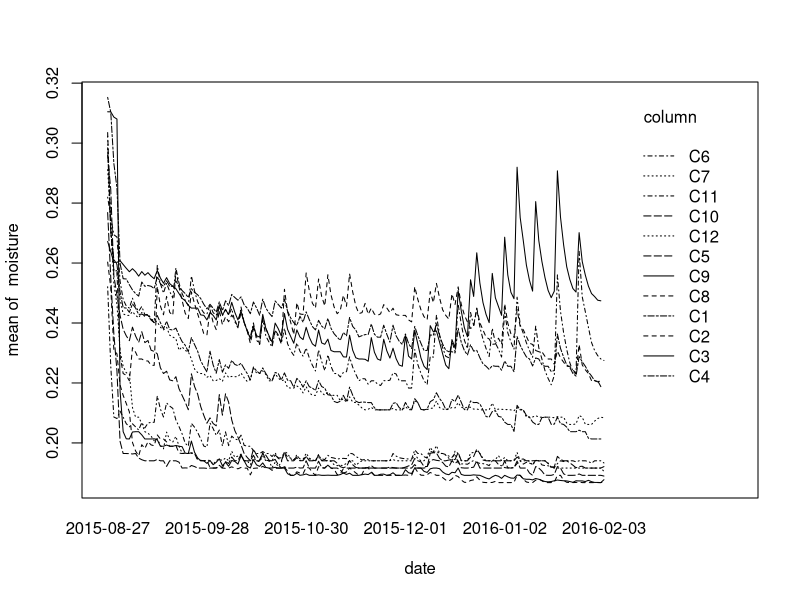
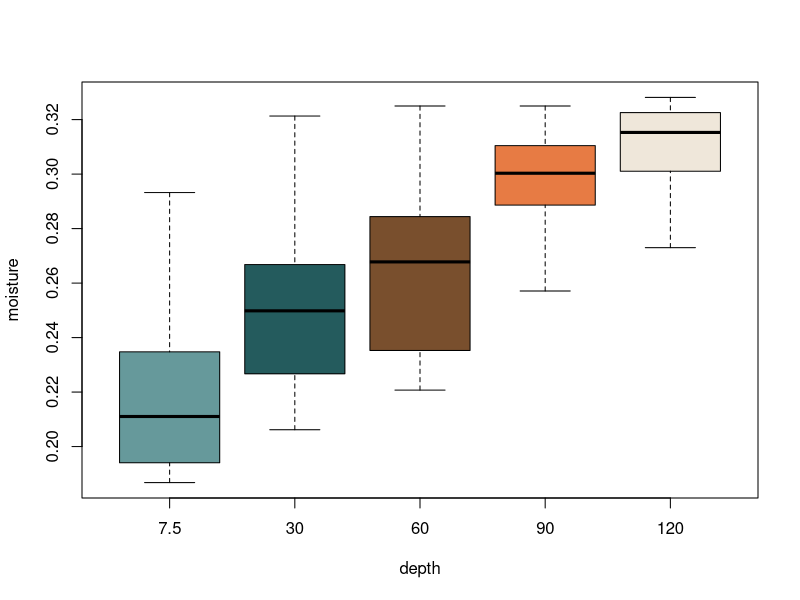
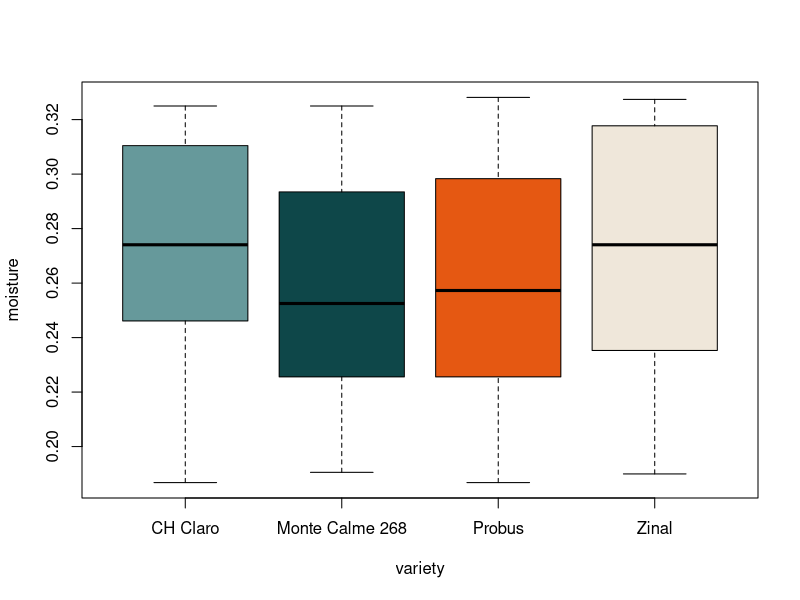
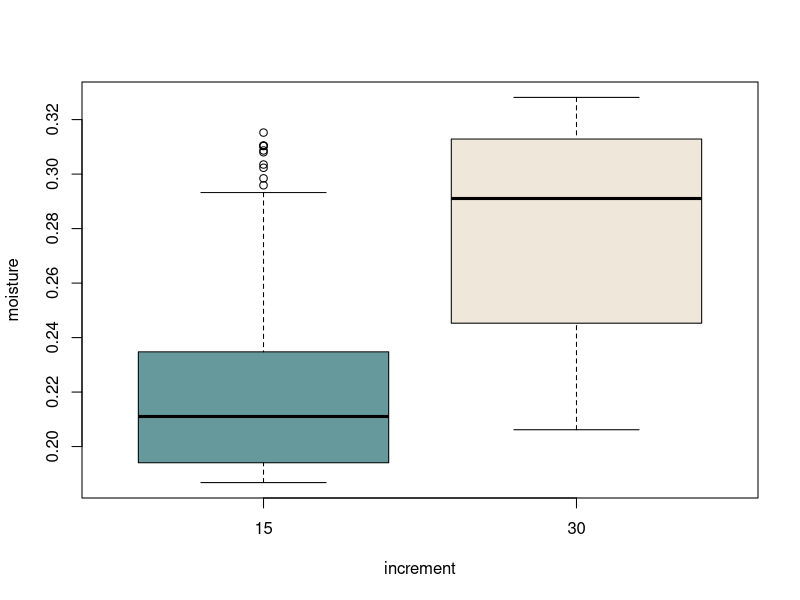
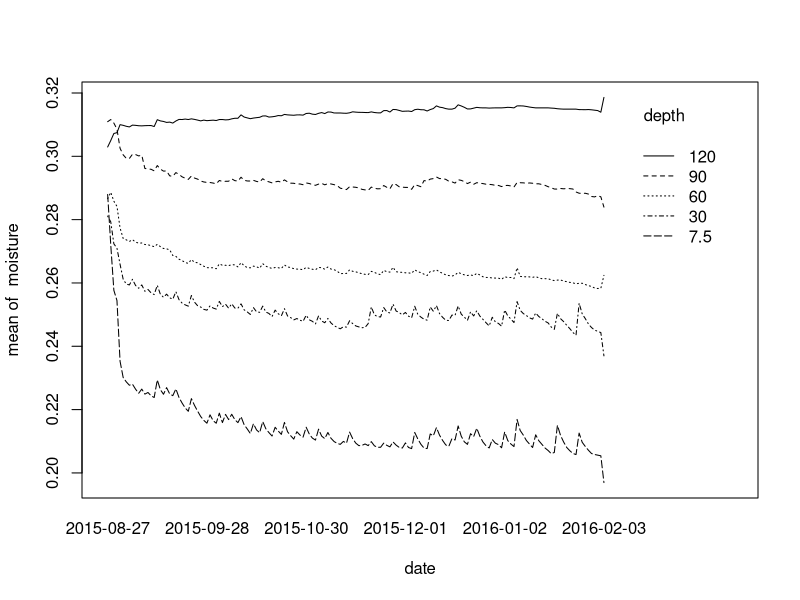
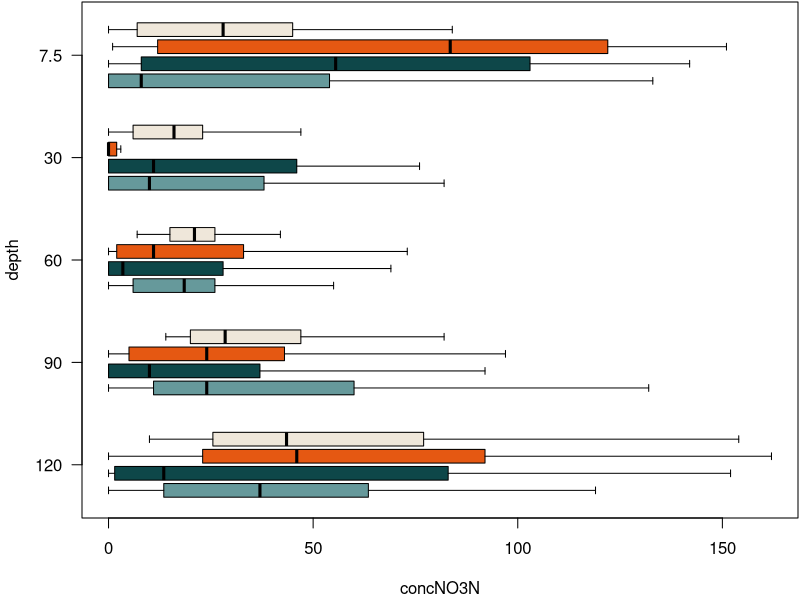
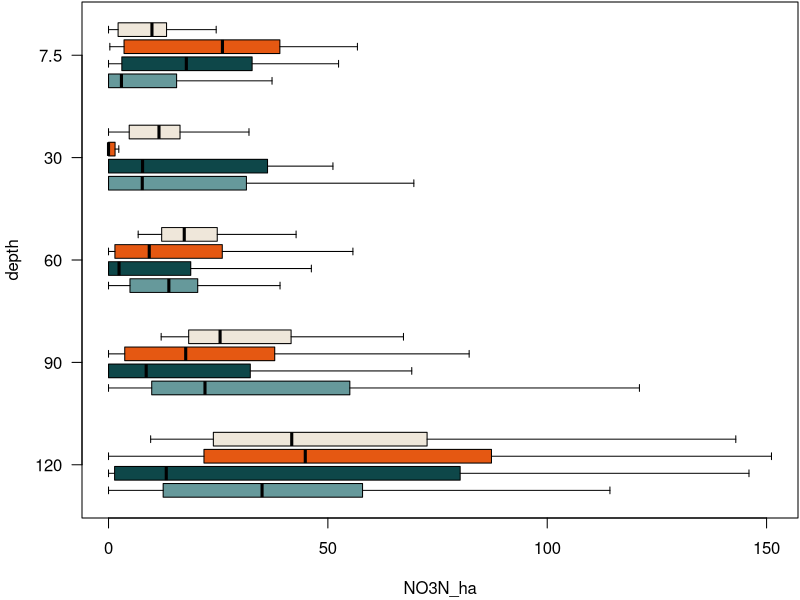
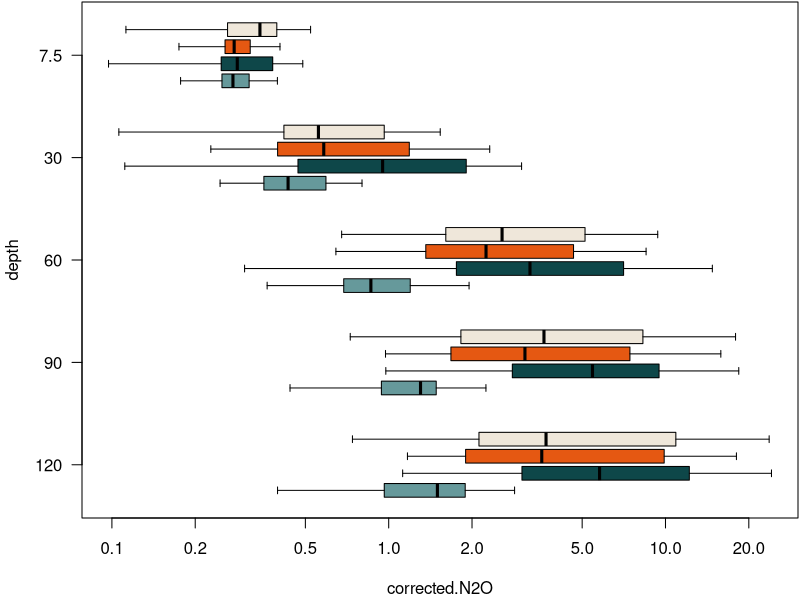

Source code (R) for these figures, in order: (Note: this script raises an error after producing the figures.)
#' title: Process Rate Estimator
#' author: Damian Oswald
#' date: 2023-10-02

#' -----------------------------------------------------------------------------------------------------------
#' Define global variables
#' -----------------------------------------------------------------------------------------------------------

palette <- colorRampPalette(c("#66999B","#0E4749","#E55812","#EFE7DA"))

#' -----------------------------------------------------------------------------------------------------------
#' Set Model Parameters
#' -----------------------------------------------------------------------------------------------------------

#' Different depths
depths <- c(7.5,30,60,90,120)

#' Bulk density, average across all depths and columns.
BD <- 1.686
theta_T <- 1- BD/2.65
temperature <- 298
Dfw <- (5.07e-6)*exp(-2371/temperature)
Dfa <- 0.1436e-4*(temperature/273.15)^1.81
H <- (8.5470e6 * exp(-2284/temperature)) / (8.3145*temperature)
rho <- 1.26e6
N2Oatm <- 0.2496

#' -----------------------------------------------------------------------------------------------------------
#' Load and prepare the data
#' -----------------------------------------------------------------------------------------------------------

data <- read.csv("data/three-way-data.csv", row.names = 1)

#' Transform the variable `date_R` to `Date` class
#' QUESTION: Why isn't it correct unless I subtract 1 from the DOY?
data$date <- as.Date(as.integer(substr(data$date_R, 5, 7))-1, origin = paste0(as.integer(substr(data$date_R, 1, 4)),"-01-01"))
#' Some dates are missing. Proposition: The "true" date should be "2016-02-03"
data[is.na(data[,"date"]),"date"] <- as.Date("2016-02-03")
with(data[data$depth==7.5,], interaction.plot(date, column, moisture, col = par()$fg)) # Seems legit (last data points are not off...)

#' Transform `column` from `character` to `integer`
with(data, table(column, variety))
data$column <- as.ordered(as.integer(substr(data$column, 2, 3)))

#' Data with the missing data: It is the last data that do not have a date!
#' Should it be the last date possible?
data[is.na(data$date),]

#' There is C:N ratio that is `Inf` -- should probably be omitted?
data[which(data$CN==Inf),"CN"] <- NA

#' -----------------------------------------------------------------------------------------------------------
#' Explore the data
#' -----------------------------------------------------------------------------------------------------------

#' The covered time span
diff(range(data$date, na.rm = T))

#' First look at the data
boxplot(moisture ~ depth, data, outline = FALSE, col = palette(5))
boxplot(moisture ~ variety, data, col = palette(4))
boxplot(moisture ~ increment, data, col = palette(2)) # What is "increment"?
with(data, interaction.plot(date, depth, moisture)) # Interpretation: the soil moisture starts out relatively homogeneous, but as plants grow, it starts to differ by depth
for (y in colnames(data)[8:21]) {
   log <- ifelse(min(data[,y],na.rm=TRUE)>0,"x","")
   par(mar = c(4,4,0,0)+0.1)
   boxplot(data[,y] ~ variety * I(-depth), data, log = log, outline = FALSE,
           at = rep(1:4,times=5)+rep(0:4,each=4)*6,
           col = rep(palette(4),times=5),xlab=y,
           names = -rep(sort(unique(data$depth),decreasing = T),each=4),
           horizontal = TRUE,
           ylab = "depth",
           axes = FALSE,
           lty = 1)
   axis(1)
   axis(2, at = (0:4)*6+2.5, labels = c(120,90,60,30,7.5), las = 1)
   box()
}
for (y in colnames(data)[8:21]) {
   log <- ifelse(min(data[,y],na.rm=TRUE)>0,"y","")
   with(data, interaction.plot(depth, variety, data[,y], ylab = y, log = log, fun = function(x) mean(x,na.rm=TRUE))) # Interpretation: the soil moisture starts out relatively homogeneous, but as plants grow, it starts to differ by depth
}

#' Diffusion Fluxes
for (variety in unique(data$variety)) {
   with(data[(!is.na(data$corrected.N2O)) & (data$variety==variety),], interaction.plot(date, depth, corrected.N2O, col = par()$fg, ylab = expression("N"[2]*"O fluxes"), xlab = "Date", ylim = c(0,16)))
   title(main = paste("Diffusion fluxes of", variety))
}
for (variety in unique(data$variety)) {
   with(data[(!is.na(data$corrected.CO2)) & (data$variety==variety),], interaction.plot(date, depth, corrected.CO2, col = par()$fg, ylab = expression("CO"[2]*" fluxes"), xlab = "Date", ylim = c(0,45000), las = 0))
   title(main = paste("Diffusion fluxes of", variety))
}

#' Mosaic plots -- of what data do we have entries?
par(mar=c(4,4,4,2)+0.1)
mosaicplot(~ depth + variety, data, col = palette(4)) # Why do we have the uneven distribution?
mosaicplot(~ column + depth, data, col = palette(5)) # It is only with colunn 6!
mosaicplot(~ increment + column, data, col = palette(12))
mosaicplot(~ increment + depth, data, col = palette(5)) # What is `increment`?

#' Is increment the same as `depth < 15`? -> YES
all((data$depth < 15) == (data$increment==15))

#' What data does have measurements?
x <- data[!is.na(data$SP),]
mosaicplot(~ column + depth, x, col = palette(5), main = "data with measurements")
with(x, table(depth, column)) # Should be 24 each, no?
x$date |> unique() |> length() # Gas measurements only at 24 out of the dates
mosaicplot(~ date + column, x, col = palette(12), main = "data with measurements") # Why are there the differences?
with(x, tapply(SP, date, length)) |> barplot(las=2); abline(h=60, lwd = 2, lty = 2) # This should all be 60 or not? (Why are there 1440 - 1117 = 323 entries missing?)
mosaicplot(~ column + depth, x, shade = TRUE, main = "data with measurements") # Why are there the differences?
with(x, table(date, depth)) # We clearly see the missing values, not?

#' Calculate average moisture across depths
x <- with(data, tapply(moisture, list(depth), mean))

#' Calculate mean moisture between the depths (?)
sapply(1:5, function(i) mean(x[(i-1):i]))

#' We can also cross multiple factors
with(data, tapply(moisture, list(depth, variety), mean))

#' Pairs panel
# plot(data[,8:21], cex = 0.3)

#' Which two observations are missing in general
with(data, table(column, depth)) # What??? Shouldn't this be 160 each???
plot(moisture ~ date, data[data$column==6 & data$depth==90,], las = 0) # What happened with the moisture measurements for column 6 at depth = 90 cm?
matplot(moisture, date, data[data$depth==7.5,], las = 0) # What happened with the moisture measurements for column 6 at depth = 90 cm?
#' Why do we have 160 measurements for column 1:4 and 161 for column 5:12?

#' NOTES OF THE DATA EXPLORATION
#' Some observations are missing, specifically from column 6 at depth = 90 cm
#' Many observations are missing regarding the flux data
#' Fluxes were only measured at 24 distinct days (out of 161 possible days)

#' -----------------------------------------------------------------------------------------------------------
#' Start calculations
#' -----------------------------------------------------------------------------------------------------------

#calculate average moisture across depths

data_C1_7$moisture_7
(data_C1_7$moisture_7 + data_C1_30$moisture_30)/2

#' What do we want to do in this step? 
#' For every day in `date` (and apparently only for `column == "C1"`, why?),
#' we want to calculate average moisture across depths

column <- 1
day <- as.Date("2015-09-02")
i <- 1
#' We calculate the following: for every column, day, depth,
#' calculate the mean depth of this one and the one above --
#' except for the top depth, there, return single value
data[data[,"column"]==column & data[,"date"]==day & data$depth%in%depths[(i-1):i], "moisture"]

# Calculate average moisture across depths
data$theta_w <- numeric(nrow(data))
for (i in 1:nrow(data)) {
   j <- which(depths==data[i,"depth"]) # Get the current depth index
   data[i,"theta_w"] <- mean(data[data[,"column"]==data[i,"column"] & data[,"date"]==data[i,"date"] & data[,"depth"]%in%depths[(j-1):j], "moisture"])
   # TODO: Build checker to see if calculation is correct, no missing values, always 1 or 2 values etc.
}

#' Calculate air-filled pore spaces across depths
data$theta_a <- 1 - data$theta_w/theta_T

#' Calculate Ds
data$Ds <- with(data, ((theta_w^(10/3)*Dfw)/H+theta_a^(10/3)*Dfa)*theta_T^-2)

#' Calculate dC/dz
data$dCdz <- (data$corrected.N2O - N2Oatm)/1000000/(15/100/2)


#' TODO: The `.Rmd` file contains the following code:
#' 
# calculate dC/dz across depths
# data_C1$dCdz_top_7 <- (data_C1$corrected.N2O_7 - N2Oatm)/1000000/(15/100/2)
# data_C1$dCdz_top_30 <- (data_C1$corrected.N2O_30 - data_C1$corrected.N2O_7)/1000000/(30/100/2+15/100/2)
# data_C1$dCdz_top_60 <- (data_C1$corrected.N2O_60 - data_C1$corrected.N2O_30)/1000000/(30/100/2+30/100/2)
# data_C1$dCdz_top_90 <- (data_C1$corrected.N2O_90 - data_C1$corrected.N2O_60)/1000000/(30/100/2+30/100/2)
# data_C1$dCdz_top_120 <- (data_C1$corrected.N2O_120 - data_C1$corrected.N2O_90)/1000000/(30/100/2+30/100/2)
#'
#' Question: Should't it be different numbers in the exponents?
